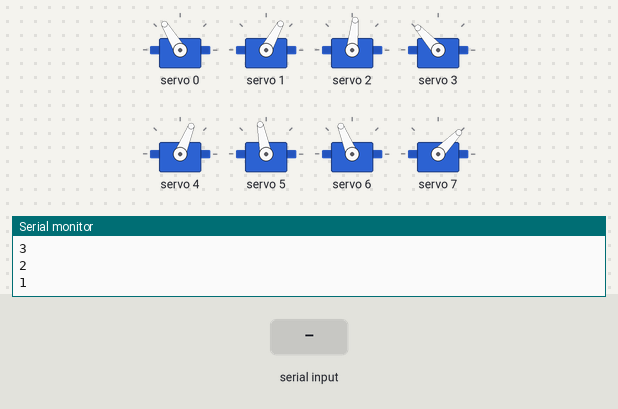
This sketch was run on a simulated ESP32. On the bench: 8 × servo, the last lines printed to the serial monitor. The test bench sets the inputs (shaded band).

Above: at 12.2 s.
12.3 s: "2" received over Serial
At 13.11 s:
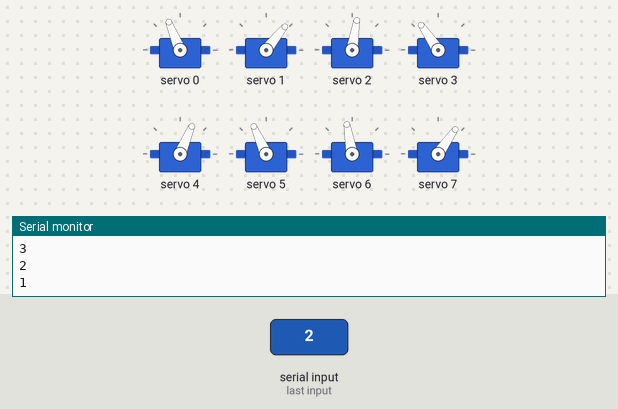
At 13.61 s:
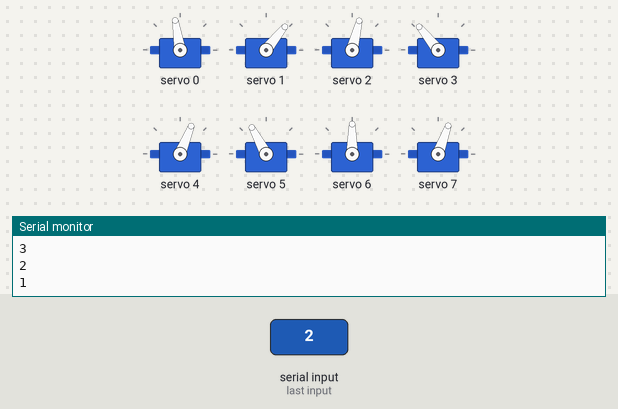
15.3 s: "1" received over Serial
18.3 s: "0" received over Serial
At 19.0 s:
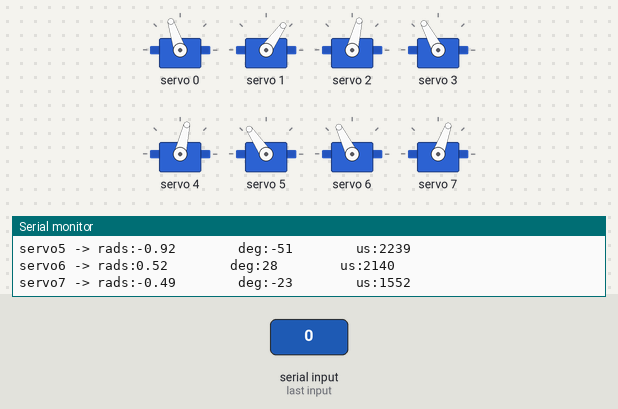
Timing chart, 0 to 21.3 s (numbered marks = the images above; inputs shaded):
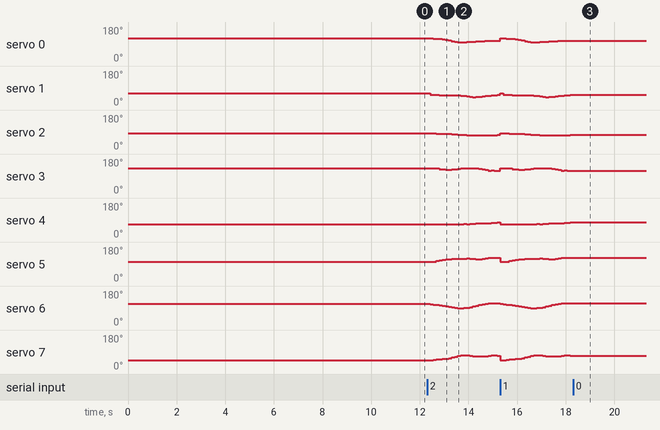

The sketch:

3D_SS_73.ino
```cpp
// HOW TO:
// ------------------------------
// Serial input = 2 -> Steps through gait sequence once and stops at the end.
// Serial input = 1 -> Steps through gait sequence in a loop.
// Serial input = 0 -> Stops infinite loop at the node where it is at that moment

//Gait template
#include <Wire.h>
#include <Adafruit_PWMServoDriver.h>

Adafruit_PWMServoDriver pca9685 = Adafruit_PWMServoDriver();

#define SERVO_FREQ 300
#define SER0 0 //Hip 1
#define SER1 1 //Knee 1
#define SER2 2 //Hip 2
#define SER3 3 //Knee 2
#define SER4 4 //Hip 3
#define SER5 5 //Knee 3
#define SER6 6 //Hip 4
#define SER7 7 //Knee 4

// Insert servo angles here:
// For 3D gaits, these angles are obtained from linearisation.py
// For 2D gaits, these angles are obtained from 2D_trajectory_reader.py
float SS_servo0[] = {-0.66531888, -0.66644879, -0.64210311, -0.6266247 , -0.60068599, -0.53093483, -0.45082768, -0.36991595, -0.28884647, -0.20775846, -0.12719646, -0.12580262, -0.16067473, -0.19407302, -0.221797  , -0.2440337 , -0.25823464, -0.27670422, -0.29168063, -0.30826684, -0.32666173, -0.34657846, -0.35878398, -0.3534191 , -0.34629498, -0.3369149 , -0.3358763 , -0.36838135, -0.40559426, -0.44554614, -0.48392949, -0.52568206, -0.54972711, -0.56389491, -0.58716848, -0.60286437, -0.61861995, -0.63536168, -0.64236733, -0.64766761, -0.65316028, -0.66053794, -0.66220539};
float SS_servo1[] = {0.64730048, 0.76969105, 0.82156545, 0.8170574 , 0.86664957, 0.87750785, 0.87816491, 0.87847776, 0.8786645 , 0.87810401, 0.87882158, 0.91984289, 0.97605733, 1.00713467, 1.04432655, 1.08511287, 1.06994536, 1.04450875, 0.99302062, 0.94221055, 0.90184763, 0.88832189, 0.85662629, 0.78703523, 0.7105818 , 0.63357526, 0.58969084, 0.64833911, 0.73059011, 0.81154878, 0.88043621, 0.95696612, 0.98028617, 0.96910511, 0.98253501, 0.99021162, 0.98803018, 0.97056557, 0.9162364 , 0.8511742 , 0.78413145, 0.7309897 , 0.67962178};
float SS_servo2[] = {-0.25649844, -0.27627702, -0.29450952, -0.30691623, -0.31243508, -0.31775816, -0.3278251 , -0.34339845, -0.37167788, -0.40425178, -0.4414636 , -0.47336011, -0.48471097, -0.49356221, -0.51108832, -0.52343894, -0.52754075, -0.53009193, -0.52325409, -0.51655415, -0.51236893, -0.51374945, -0.49964978, -0.45245752, -0.38720717, -0.31943405, -0.24495995, -0.16485291, -0.08409946, -0.00323949,  0.07743874,  0.17260309,  0.16539304,  0.11484206,  0.07356107,  0.03293446, -0.00702339, -0.04456476, -0.07993311, -0.11967681, -0.15827469, -0.19822643, -0.24073853};
float SS_servo3[] = {0.8632612 , 0.88671652, 0.87791464, 0.8344045 , 0.76554736, 0.71290542, 0.68939317, 0.68706569, 0.71397843, 0.75380411, 0.81289412, 0.86258092, 0.86549825, 0.84545475, 0.85683461, 0.87024978, 0.83776435, 0.785651  , 0.70240285, 0.61690281, 0.53931335, 0.56059429, 0.52393908, 0.52674401, 0.54211086, 0.55490044, 0.55449991, 0.52981744, 0.51747854, 0.51432836, 0.50693055, 0.49006053, 0.53386283, 0.60632039, 0.66755209, 0.73725105, 0.79232054, 0.82175334, 0.82005026, 0.81932212, 0.81441836, 0.82409832, 0.85075748};
float SS_servo4[] = {0.6274467 , 0.62625175, 0.62581221, 0.6255438 , 0.63191735, 0.63520015, 0.629378  , 0.62851883, 0.62440248, 0.62400754, 0.62556952, 0.61725057, 0.60905433, 0.61258817, 0.59744437, 0.55537449, 0.5213419 , 0.4958644 , 0.48639176, 0.48081248, 0.47429252, 0.45308574, 0.43007043, 0.39916176, 0.38020601, 0.359414  , 0.33762745, 0.30684383, 0.27471317, 0.24630035, 0.21553146, 0.22766407, 0.28345397, 0.28778855, 0.32043239, 0.39769941, 0.47858454, 0.55599351, 0.60966208, 0.61982838, 0.62677197, 0.65048809, 0.63758854};
float SS_servo5[] = {-0.36089307, -0.3761968 , -0.41780002, -0.4774782 , -0.56066474, -0.6262845 , -0.65989203, -0.6930223 , -0.71696531, -0.74278131, -0.76271686, -0.76227634, -0.76526248, -0.80765639, -0.80238584, -0.73266744, -0.70365652, -0.70613311, -0.75660703, -0.81985853, -0.87996253, -0.88941808, -0.89606847, -0.89026233, -0.91503478, -0.93386859, -0.93575478, -0.87912469, -0.80256447, -0.74087894, -0.68250147, -0.66880003, -0.65554929, -0.65808777, -0.70046435, -0.70452767, -0.70300192, -0.69918656, -0.67163439, -0.59933115, -0.5226693 , -0.51554919, -0.40335009};
float SS_servo6[] = { 0.41686697,  0.38611506,  0.33583219,  0.2879784 ,  0.24478427,  0.20322504,  0.1582702 ,  0.11156722,  0.06038396,  0.00634606, -0.03868038, -0.04679376,  0.00656246,  0.0156162 ,  0.05152036,  0.12946474,  0.2088157 ,  0.28240962,  0.35009916,  0.42338886,  0.47891338,  0.48000001,  0.48737756,  0.50127078,  0.51514612,  0.53055231,  0.53795194,  0.51070381,  0.48011143,  0.45166432,  0.45265908,  0.4408829 ,  0.43710838,  0.44555992,  0.43264361,  0.39848355,  0.38429366,  0.39568853,  0.41031404,  0.42316919,  0.43399103,  0.43438684,  0.42632571};
float SS_servo7[] = {-0.97423648, -0.92992588, -0.87113712, -0.83778917, -0.82732564, -0.80505842, -0.75486109, -0.68975133, -0.61072813, -0.52053312, -0.41199736, -0.35044567, -0.34021393, -0.35002511, -0.41625862, -0.46909391, -0.47116085, -0.46407261, -0.45031778, -0.4420214 , -0.3917265 , -0.31521055, -0.3256782 , -0.40422216, -0.48839493, -0.57433801, -0.63133659, -0.5897912 , -0.52737833, -0.4728759 , -0.47990158, -0.46142466, -0.47677984, -0.5280791 , -0.53178689, -0.48514252, -0.48697452, -0.55432165, -0.64999981, -0.75246496, -0.85437837, -0.92760114, -0.97312215};

int node=0;
int first=0;
int input=0;
int end_time=0;
int time_step=120000;
int steps = sizeof(SS_servo0)/sizeof(SS_servo0[0]);
int one_print = 0;

// -------------------Joint configurations-------------------
int servo0=0;
int servo0_deg=0;
int servo1=0;
int servo1_deg=0;
int servo2=0;
int servo2_deg=0;
int servo3=0;
int servo3_deg=0;
int servo4=0;
int servo4_deg=0;
int servo5=0;
int servo5_deg=0;
int servo6=0;
int servo6_deg=0;
int servo7=0;
int servo7_deg=0;

void setup() {
  Serial.begin(115200);
  pca9685.begin();

  pca9685.setOscillatorFrequency(27000000); //Value between 24MHz and 27MHz, tuned for this setup
  pca9685.setPWMFreq(SERVO_FREQ);
  delay (1000);

  servo0_deg=SS_servo0[0]/3.14159265*180;
  servo0=map(servo0_deg,-38,90,2200,1030);
  servo1_deg=SS_servo1[0]/3.14159265*180;
  servo1=map(servo1_deg,-90,90,2600,950);
  servo2_deg=SS_servo2[0]/3.14159265*180;
  servo2=map(servo2_deg,-38,90,1510,2730);
  servo3_deg=SS_servo3[0]/3.14159265*180;
  servo3=map(servo3_deg,-90,90,1100,2700);
  servo4_deg=SS_servo4[0]/3.14159265*180;
  servo4=map(servo4_deg,-90,38,2700,1500);
  servo5_deg=SS_servo5[0]/3.14159265*180;
  servo5=map(servo5_deg,-90,90,2600,930);
  servo6_deg=SS_servo6[0]/3.14159265*180;
  servo6=map(servo6_deg,-90,38,850,2250);
  servo7_deg=SS_servo7[0]/3.14159265*180;
  servo7=map(servo7_deg,-90,90,920,2620);

  pca9685.setPWM(SER0,0,servo0);
  pca9685.setPWM(SER1,0,servo1);
  pca9685.setPWM(SER2,0,servo2);
  pca9685.setPWM(SER3,0,servo3);
  pca9685.setPWM(SER4,0,servo4);
  pca9685.setPWM(SER5,0,servo5);
  pca9685.setPWM(SER6,0,servo6);
  pca9685.setPWM(SER7,0,servo7);

  Serial.print("Node:");
  Serial.println(node);
  Serial.print("servo0 -> rads:");
  Serial.print(SS_servo0[node]);
  Serial.print("        deg:");
  Serial.print(servo0_deg);
  Serial.print("        us:");
  Serial.println(servo0);
  Serial.print("servo1 -> rads:");
  Serial.print(SS_servo1[node]);
  Serial.print("        deg:");
  Serial.print(servo1_deg);
  Serial.print("        us:");
  Serial.println(servo1);
  Serial.print("servo2 -> rads:");
  Serial.print(SS_servo2[node]);
  Serial.print("        deg:");
  Serial.print(servo2_deg);
  Serial.print("        us:");
  Serial.println(servo2);
  Serial.print("servo3 -> rads:");
  Serial.print(SS_servo3[node]);
  Serial.print("        deg:");
  Serial.print(servo3_deg);
  Serial.print("        us:");
  Serial.println(servo3);
  Serial.print("servo4 -> rads:");
  Serial.print(SS_servo4[node]);
  Serial.print("        deg:");
  Serial.print(servo4_deg);
  Serial.print("        us:");
  Serial.println(servo4);
  Serial.print("servo5 -> rads:");
  Serial.print(SS_servo5[node]);
  Serial.print("        deg:");
  Serial.print(servo5_deg);
  Serial.print("        us:");
  Serial.println(servo5);
  Serial.print("servo6 -> rads:");
  Serial.print(SS_servo6[node]);
  Serial.print("        deg:");
  Serial.print(servo6_deg);
  Serial.print("        us:");
  Serial.println(servo6);
  Serial.print("servo7 -> rads:");
  Serial.print(SS_servo7[node]);
  Serial.print("        deg:");
  Serial.print(servo7_deg);
  Serial.print("        us:");
  Serial.println(servo7);

  Serial.println("10");
  delay(1000);
  Serial.println("9");
  delay(1000);
  Serial.println("8");
  delay(1000);
  Serial.println("7");
  delay(1000);
  Serial.println("6");
  delay(1000);
  Serial.println("5");
  delay(1000);
  Serial.println("4");
  delay(1000);
  Serial.println("3");
  delay(1000);
  Serial.println("2");
  delay(1000);
  Serial.println("1");
  delay(1000);

}

void loop()
{
  if(Serial.available()>0)
  {
    first=Serial.read();
    if(first=='2')
    {
      input=2;
      node=0;
      one_print=1;
    }
    if(first=='1')
    {
      input=1;
      node=0;
      one_print=1;
    }
    if(first=='0')
    {
      input=0;
    }
  }
  if(input==1 or input==2)
  {
      if(esp_timer_get_time()>=end_time)
      {
        servo0_deg=SS_servo0[node]/3.14159265*180;
        servo0=map(servo0_deg,-38,90,2200,1030);
        servo1_deg=SS_servo1[node]/3.14159265*180;
        servo1=map(servo1_deg,-90,90,2600,950);
        servo2_deg=SS_servo2[node]/3.14159265*180;
        servo2=map(servo2_deg,-38,90,1510,2730);
        servo3_deg=SS_servo3[node]/3.14159265*180;
        servo3=map(servo3_deg,-90,90,1100,2700);
        servo4_deg=SS_servo4[node]/3.14159265*180;
        servo4=map(servo4_deg,-90,38,2700,1500);
        servo5_deg=SS_servo5[node]/3.14159265*180;
        servo5=map(servo5_deg,-90,90,2600,930);
        servo6_deg=SS_servo6[node]/3.14159265*180;
        servo6=map(servo6_deg,-90,38,850,2250);
        servo7_deg=SS_servo7[node]/3.14159265*180;
        servo7=map(servo7_deg,-90,90,920,2620);

        pca9685.setPWM(SER0,0,servo0);
        pca9685.setPWM(SER1,0,servo1);
        pca9685.setPWM(SER2,0,servo2);
        pca9685.setPWM(SER3,0,servo3);
        pca9685.setPWM(SER4,0,servo4);
        pca9685.setPWM(SER5,0,servo5);
        pca9685.setPWM(SER6,0,servo6);
        pca9685.setPWM(SER7,0,servo7);

        node+=1;
        if(node>=steps and input==1)
        {
          Serial.print("Input:");
          Serial.println(input);
          node=0;
        }
        if(node>=steps and input==2)
        {
          Serial.print("Input:");
          Serial.println(input);
          input=0;
        }
         end_time=esp_timer_get_time()+time_step;
      }
   }

  if(input == 0)
  {
        pca9685.setPWM(SER0,0,servo0);
        pca9685.setPWM(SER1,0,servo1);
        pca9685.setPWM(SER2,0,servo2);
        pca9685.setPWM(SER3,0,servo3);
        pca9685.setPWM(SER4,0,servo4);
        pca9685.setPWM(SER5,0,servo5);
        pca9685.setPWM(SER6,0,servo6);
        pca9685.setPWM(SER7,0,servo7);

        if(one_print==1)
        {
          Serial.print("Input:");
          Serial.println(input);
          Serial.print("Node:");
          Serial.println(node);
          Serial.print("servo0 -> rads:");
          Serial.print(SS_servo0[node]);
          Serial.print("        deg:");
          Serial.print(servo0_deg);
          Serial.print("        us:");
          Serial.println(servo0);
          Serial.print("servo1 -> rads:");
          Serial.print(SS_servo1[node]);
          Serial.print("        deg:");
          Serial.print(servo1_deg);
          Serial.print("        us:");
          Serial.println(servo1);
          Serial.print("servo2 -> rads:");
          Serial.print(SS_servo2[node]);
          Serial.print("        deg:");
          Serial.print(servo2_deg);
          Serial.print("        us:");
          Serial.println(servo2);
          Serial.print("servo3 -> rads:");
          Serial.print(SS_servo3[node]);
          Serial.print("        deg:");
          Serial.print(servo3_deg);
          Serial.print("        us:");
          Serial.println(servo3);
          Serial.print("servo4 -> rads:");
          Serial.print(SS_servo4[node]);
          Serial.print("        deg:");
          Serial.print(servo4_deg);
          Serial.print("        us:");
          Serial.println(servo4);
          Serial.print("servo5 -> rads:");
          Serial.print(SS_servo5[node]);
          Serial.print("        deg:");
          Serial.print(servo5_deg);
          Serial.print("        us:");
          Serial.println(servo5);
          Serial.print("servo6 -> rads:");
          Serial.print(SS_servo6[node]);
          Serial.print("        deg:");
          Serial.print(servo6_deg);
          Serial.print("        us:");
          Serial.println(servo6);
          Serial.print("servo7 -> rads:");
          Serial.print(SS_servo7[node]);
          Serial.print("        deg:");
          Serial.print(servo7_deg);
          Serial.print("        us:");
          Serial.println(servo7);
          one_print=0;
        }

  }
}
```

Measured:
- after the input at 12.3 s, servo 0: 121° → 119° after 0.25 s, → 118° 0.25 s later, → 115° 0.13 s later, → 112° 0.13 s later, … (17 changes in this stretch); servo 1: 61° → 55° after 0.13 s, → 53° 0.13 s later, → 54° 0.12 s later, → 52° 0.13 s later, … (18 changes in this stretch)
- after the input at 18.3 s, servo 0: stops changing and stays 108°; servo 1: stops changing and stays 55°; servo 2: stops changing and stays 76°; servo 3: stops changing and stays 118°; servo 4: stops changing and stays 77°
